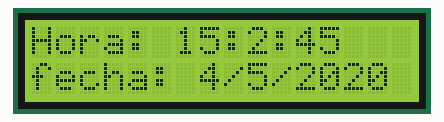
This sketch was run on a simulated Arduino Uno, built with avr-gcc and run on an emulated ATmega328P. Parts: 16×2 character LCD.

Above: at 0.2 s.
At 3.2 s:
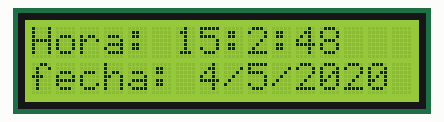
At 6.3 s:
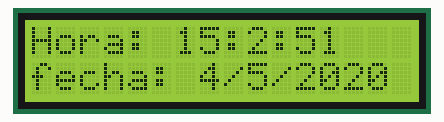
At 15.4 s:
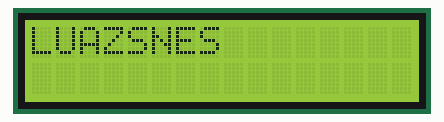
At 24.5 s:
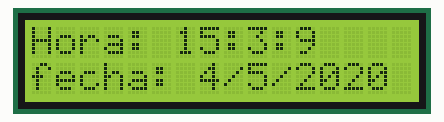
At 37.6 s:
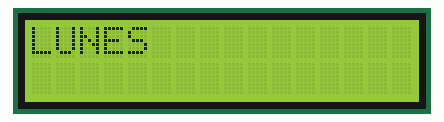

Measured:
- what the display in image 1 shows lasts 1.0 s, from 3.2 s to 4.2 s
- what the display in image 3 shows lasts 3.1 s, from 15.3 s to 18.4 s
- what the display in image 5 shows lasts 2.1 s, from 37.5 s to 39.6 s

The sketch:

tiempo.ino
```cpp
#include <Time.h>
#include <TimeLib.h>
#include <LiquidCrystal_I2C.h>
//Crear el objeto lcd  dirección  0x3F y 16 columnas x 2 filas
LiquidCrystal_I2C lcd(0x27 ,16,2);
time_t fecha;

void setup() {
setTime(15, 02, 45, 4, 5, 2020);

  // Obtenemos la fecha actual
 fecha = now();
lcd.init();
lcd.backlight();
}

void loop() {
lcd.clear();
lcd.setCursor(0,0);
lcd.print("Hora: ");
lcd.print(hour());
lcd.print(":");
lcd.print(minute());
lcd.print(":");
lcd.println(second());
lcd.setCursor(0,1);
lcd.print("fecha: ");
lcd.print(day());
lcd.print("/");
lcd.print(month());
lcd.print("/");
lcd.println(year());
delay(1000);
lcd.clear();
lcd.setCursor(0,0);
lcd.print("LUNES");
delay(2000);
int a=minute();
if(a==3){
lcd.clear();
lcd.setCursor(0,0);
lcd.print("LUAZSNES");
delay(3000);
}
}
```
